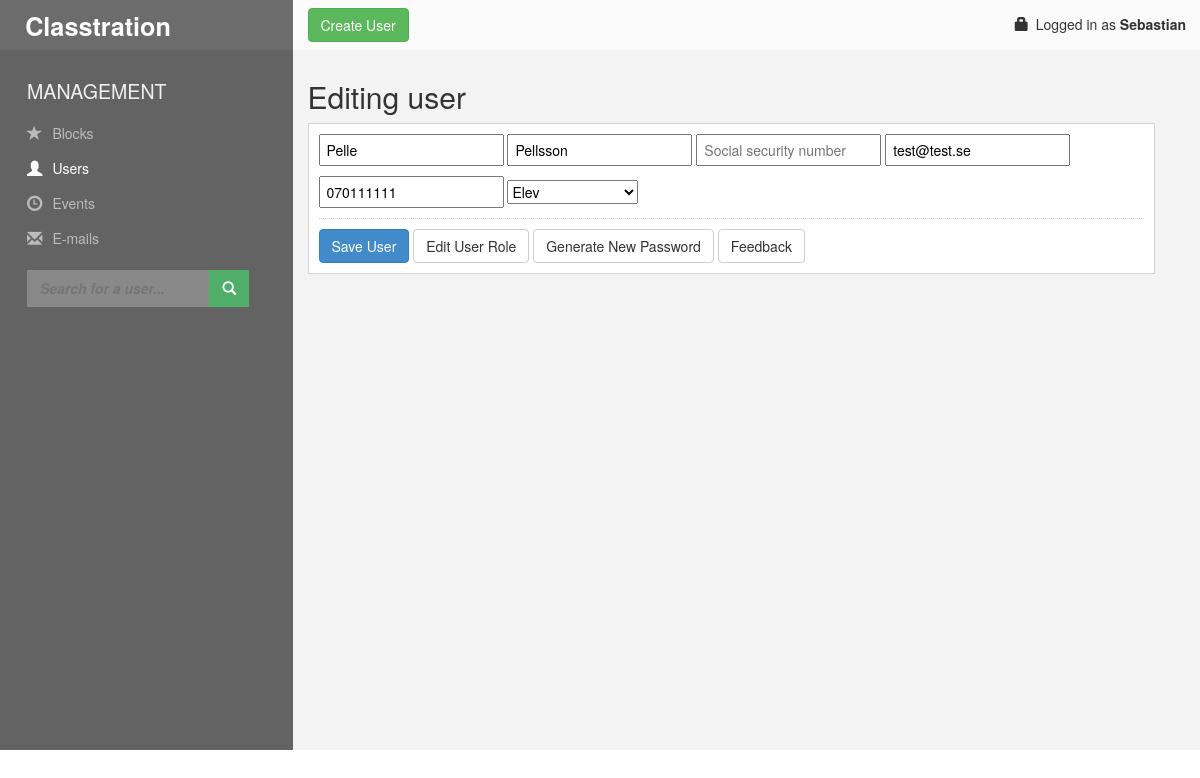
The app's page /app/users/edit.php?id=3 with its own data.
### tables this page shows
CREATE TABLE IF NOT EXISTS `tbl_participant` (
  `attendant_id` int(11) NOT NULL AUTO_INCREMENT,
  `user_id` int(11) NOT NULL,
  `course_id` int(11) NOT NULL DEFAULT '0' COMMENT '0 om elev går program. elev måste ha kurs ELLER program, ej båda',
  `program_id` int(11) NOT NULL DEFAULT '0' COMMENT '0 om elev går fristående kurs. elev måste ha kurs ELLER program, ej båda',
  PRIMARY KEY (`attendant_id`)
);

CREATE TABLE IF NOT EXISTS `tbl_user` (
  `user_id` int(11) NOT NULL AUTO_INCREMENT,
  `user_firstname` varchar(255) NOT NULL,
  `user_lastname` varchar(255) NOT NULL,
  `user_email` varchar(255) NOT NULL,
  `user_phonenumber` varchar(255) NOT NULL,
  `user_username` varchar(255) NOT NULL,
  `user_password` varchar(255) NOT NULL,
  `user_lastlogin` datetime NOT NULL,
  `usertype_id` int(11) NOT NULL,
  PRIMARY KEY (`user_id`)
);

CREATE TABLE IF NOT EXISTS `tbl_usertype` (
  `usertype_id` int(11) NOT NULL AUTO_INCREMENT,
  `usertype_name` varchar(255) NOT NULL,
  `usertype_rights` int(11) NOT NULL COMMENT 'avgör vad användaren ska kunna göra i systemet',
  PRIMARY KEY (`usertype_id`)
);

### app/classes/user/crud.php (called while the page is built, shortened)
<?php
class User_Crud extends User_Base
{
	public function view($id = null)
	{
		$db = $this->db;
		$query = "
			SELECT a.*, b.program_id
			FROM tbl_user
			AS a
			LEFT JOIN tbl_participant
			AS b
				ON a.user_id = b.user_id
		";
		try
		{
			if (is_numeric($id))
			{
				$sth = $db->prepare("
					{$query}
					WHERE a.user_id = {$id}
				");
			}
			else
			{
				$sth = $db->prepare("
					{$query}
				");
			}
			$sth->execute();
			$result = array();
			$sth->setFetchMode(\PDO::FETCH_OBJ);
			while ($obj = $sth->fetch())
			{
				$result[] = (object)$obj;
			}
		}
		catch (PDOException $e)
		{
			die($e->getMessage());
		}
		return $result;
	}
	public function get_usertypes()
	{
		$db = $this->db;
		try
		{
			$sth = $db->prepare("
				SELECT *
				FROM tbl_usertype
			");
			$sth->execute();
			$sth->setFetchMode(\PDO::FETCH_OBJ);
		}
		catch (\PDOException $e)
		{
			die($e->getMessage());
		}
		$result = array();
		while ($obj = $sth->fetch())
		{
			$result[] = (object)$obj;
		}
		return $result;
	}
}

### app/users/edit.php (the view, shortened to what this page needs)
<?php
$id = $_REQUEST['id'];
if ($id)
{
	$user = new Classtration\User;
	foreach ($user->view($id) as $viewUser);
	$usertypes = $user->get_usertypes();
}
?>
<!DOCTYPE html>
<html lang="en">
<head>
	<link rel="stylesheet" href="../assets/style/bootstrap.min.css">
	<link rel="stylesheet" href="../assets/style/main.css">
</head>
<body>
	<div class="container-full">
		<div id="topbar" role="banner" class="row">
			<div id="logo" class="col-md-3">
				<header>
					<h1>Classtration</h1>
				</header>
			</div>
			<div id="action-bar" class="col-md-9 clearfix">
				<div class="admin-info pull-right">
					<span><span class="glyphicon glyphicon-lock"></span>Logged in as <strong>Sebastian</strong></span>
				</div>
				<ul class="button-nav">
					<li><a href="create.php"><button class="btn btn-success">Create User</button></a>
				</ul>
			</div>
		</div>
		<div class="row full-height">
			<div id="leftbar" class="col-md-3">
				<aside>
					<h3>Management</h3>
					<nav>
						<ul>
							<li><span class="glyphicon glyphicon-star"></span><a href="../blocks.php">Blocks</a></li>
							<li class="current"><a href="view.php"><span class="glyphicon glyphicon-user"></span>Users</a></li>
							<li><a href="../events.php"><span class="glyphicon glyphicon-time"></span>Events</a></li>
							<li><a href="#"><span class="glyphicon glyphicon-envelope"></span>E-mails</a></li>
						</ul>
					</nav>
					<form action="search/index.php"method="get" id="search">
						<fieldset>
							<input type="search" name="term" placeholder="Search for a user...">
							<button><span class="glyphicon glyphicon-search"></button>
						</fieldset>
					</form>
				</aside>
			</div>
			<div id="content" class="col-md-9">
				<h2>Editing user</h2>
				<div class="entry">
					<form method="post" action="<?php echo $_SERVER['PHP_SELF']?>">
						<input type="text" name="fname" id="fname" placeholder="First name" value="<?php echo isset($_POST["fname"]) ? $_POST["fname"] : $viewUser->user_firstname; ?>">
						<input type="text" name="lname" id="lname" placeholder="Last name" value="<?php echo isset($_POST["lname"]) ? $_POST["lname"] : $viewUser->user_lastname; ?>">
						<input type="text" name="ssn" id="ssn" placeholder="Social security number" value="<?php echo isset($_POST["ssn"]) ? $_POST["ssn"] : $viewUser->user_ssn; ?>">
						<input type="text" name="email" id="email" placeholder="E-mail" value="<?php echo isset($_POST["email"]) ? $_POST["email"] : $viewUser->user_email; ?>">
						<input type="text" name="phone" id="phone" placeholder="Phone" value="<?php echo isset($_POST["phone"]) ? $_POST["phone"] : $viewUser->user_phonenumber; ?>">
						<select name="type">
							<?php
							foreach ($usertypes as $usertype) :
							?>
							<option value="<?php echo $usertype->usertype_id; ?>" <?php echo isset($viewUser->usertype_id) && $usertype->usertype_id == $viewUser->usertype_id ? 'selected="selected"' : ''  ?>><?php echo $usertype->usertype_name; ?></option>
							<?php
							endforeach;
							?>
						</select>
						<div class="btn-nav">
							<input type="submit" name="editUser" class="btn btn-primary" id="editUser" value="Save User">
							<button class="btn btn-default">Edit User Role</button>
							<button class="btn btn-default">Generate New Password</button>
							<a href="../feedback.php?userid=<?php echo isset($_GET['id']) && is_numeric($_GET['id']) ? $_GET['id'] : 1; ?>"><button class="btn btn-default">Feedback</button></a>
						</div>
					</form>
				</div>
			</div>
		</div>
	</div>
</body>
</html>

### app/assets/style/main.css (style rules this page uses)
body { min-width: 320px; }
.container-full { margin: 0 auto; width: 100%; overflow: hidden; }
.btn-nav { border-top: 1px dotted #ccc; padding-top: 10px; display: block; }
.btn-nav button { display: inline; }
h3 { font-size: 1.4em; }
input[type="text"] { margin-bottom: 10px; padding: 4px 6px; }
input[type="search"] { width: 88%; padding: 10px 13px; color: #fff; background: #898989; border: 0; font-style: italic; font-weight: bold; -moz-transition: background-color 200ms ease-in-out; -webkit-transition: background-color 200ms ease-in-out; -o-transition: background-color 200ms ease-in-out; transition: background-color 200ms ease-in-out; height: 37px; }
#search { margin-bottom: 1.5em; }
#search button { display: inline-block; width: 40px; height: 37px; position: relative; margin-left: -16px; background: #4fae68; border: 0; color: #fff; -moz-transition: background-color 200ms ease-in-out; -webkit-transition: background-color 200ms ease-in-out; -o-transition: background-color 200ms ease-in-out; transition: background-color 200ms ease-in-out; }
#logo h1 { padding: 10px 0 10px 0; margin: .1em 0 0 1em; color: #fff; font-weight: 600; font-size: 1.8em; }
#logo, #action-bar { height: 50px; background: #6c6c6c; }
#action-bar { background: #fbfbfb; }
#action-bar .admin-info { margin: 1em 1em 0 0; }
#action-bar .admin-info .glyphicon { margin-right: 7px; }
.button-nav { margin: 0.6em 0 0 0; padding: 0; }
.button-nav li { list-style: none; }
.full-height { height: 100%; background-color: #636363; }
#leftbar { padding: 10px 0 10px 0; }
#leftbar aside { margin: .4em 3em; }
#leftbar aside h3 { color: #f0f0f0; text-transform: uppercase; }
#leftbar nav ul { margin: 1em 0; padding: 0; }
#leftbar nav ul li { list-style: none; line-height: 2.5em; }
#leftbar nav ul li .glyphicon, #leftbar nav ul li a { color: #bbb; transition: color 200ms ease-in-out; }
#leftbar nav ul li .glyphicon { position: relative; font-size: 1.1em; top: 2px; margin-right: 10px; }
#leftbar nav ul li.current .glyphicon, #leftbar nav ul li.current a { color: #fff; }
#content { padding-top: 10px; padding-bottom: 10px; min-height: 700px; background: #f3f3f3; }
#content .entry { width: 95%; border: 1px solid #d5d5d5; background: #fff; padding: 10px; }
@media (min-width: 320px) { input[type="search"] { width: 82%; } }
@media (min-width: 378px) { input[type="search"] { width: 90%; } }
@media (min-width: 768px) { input[type="search"] { width: 95%; } }
@media (min-width: 992px) { #search button { margin-left: -16px; } }
@media (min-width: 992px) { input[type="search"] { width: 83%; } }
@media (min-width: 1200px) { input[type="search"] { width: 87%; } }

### records on screen
tbl_participant: fname "Pelle", lname "Pellsson", email "test@test.se", phone "070111111"
tbl_user: type "Elev"
